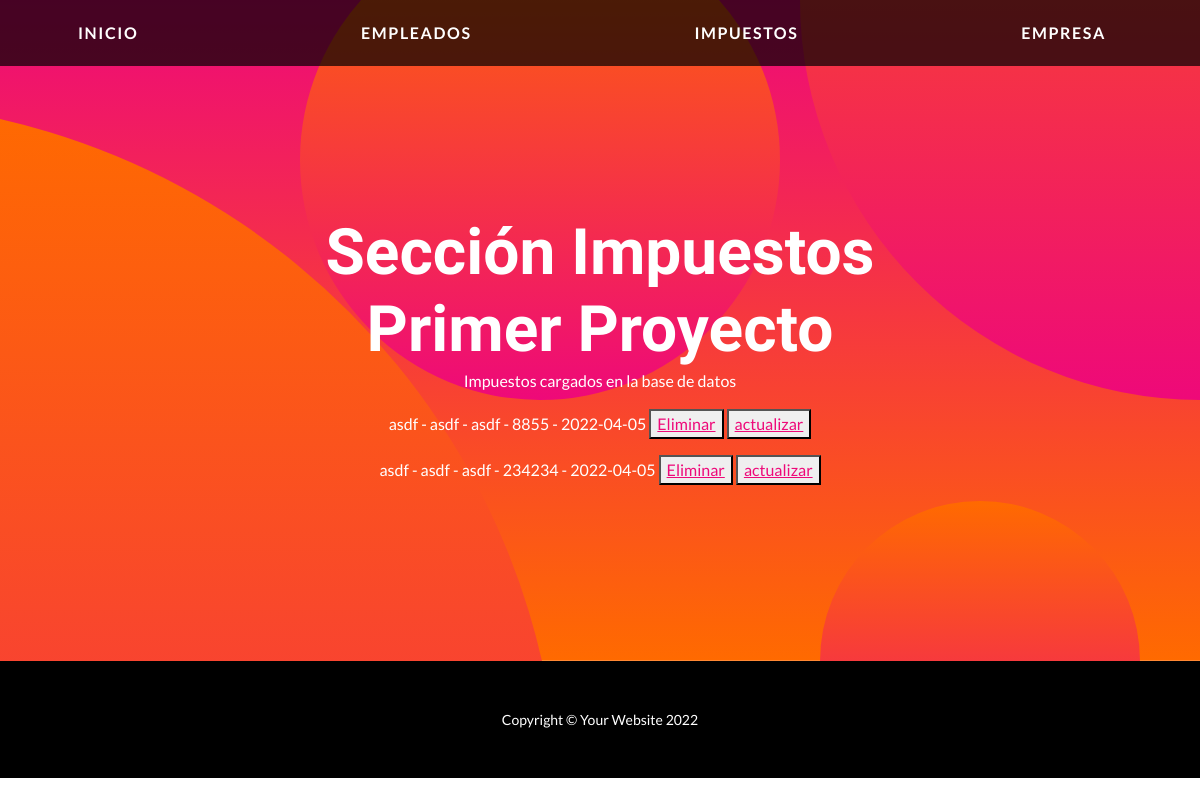
The app's page /mostrari/, older data.
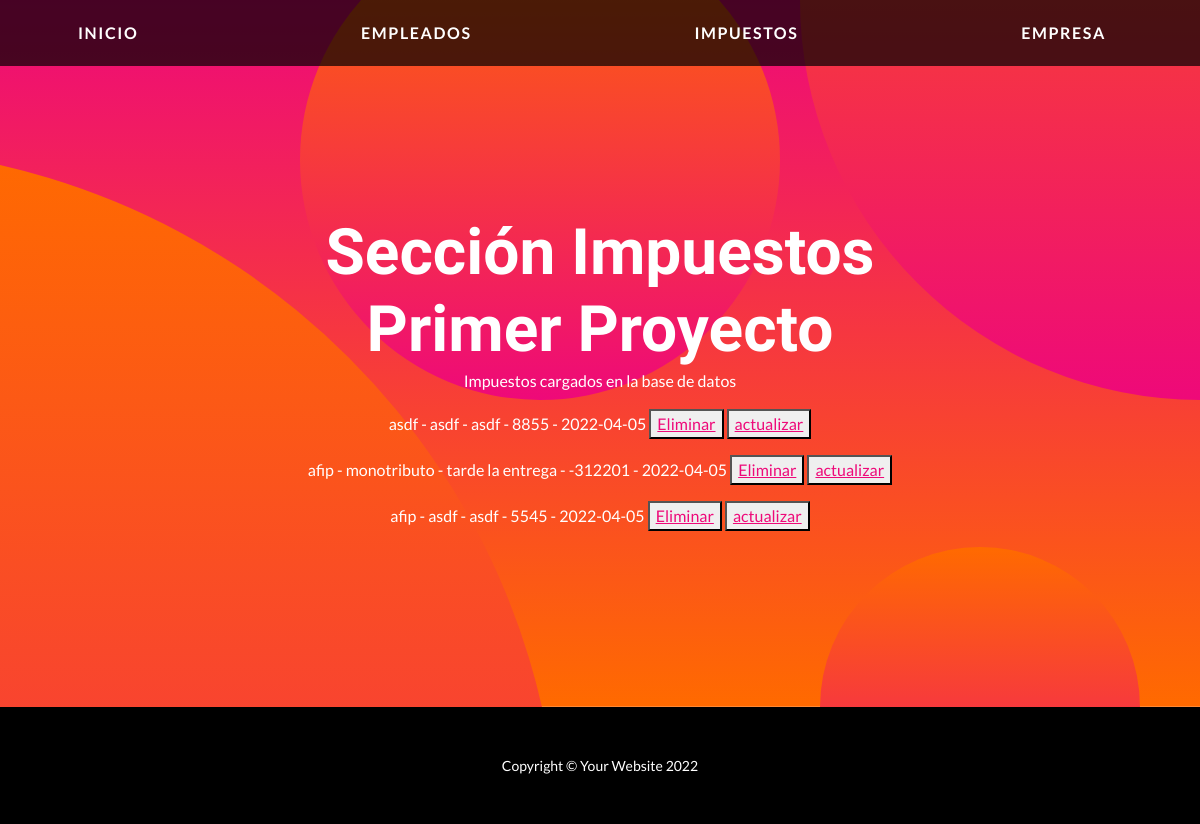
The same page, newer data.
### applications/servicioImpuestos/models.py (models this page shows)
class Impuestos(models.Model):
    entidad = models.CharField("Entidad", max_length=100)
    impuesto = models.CharField("Impuesto", max_length=100)
    observacion = models.CharField("Observación",max_length=100)
    n_comprobante = models.IntegerField("Numero comprobante")
    fecha = models.DateField("Fecha vencimiento", auto_now=False, auto_now_add=False)
    def __str__(self) :
        return f"{self.entidad} - {self.impuesto} - {self.observacion} - {self.n_comprobante} - {self.fecha}"

### applications/servicioImpuestos/views.py (the view)
# urls.py: path('mostrari/',views.mostrar_i, name="MostrarI" ),
def mostrar_i(request):
    impuestos=models.Impuestos.objects.all()
    return render(request, "mostrari.html", {"impuestos":impuestos})

### templates/mostrari.html (shortened to what this page needs)
{% extends 'index.html' %}
{% block info %}
    <h2 class="masthead-subheading mb-0">
        Sección Impuestos
    </h2>
{% endblock info %}
{% block contenido %}
    <p>
        Impuestos cargados en la base de datos
    </p>
    {% for i in impuestos %}
            <p>
                {{i}}
                <button><a href=" {% url 'EliminarI' i.id %}">Eliminar</a></button>
                <button><a href=" {% url 'ActualizarI' i.id %}">actualizar</a></button>
            </p>
    {% endfor %}
{% endblock contenido %}

### templates/index.html (shortened to what this page needs)
<!DOCTYPE html>
<html lang="es">
    <head>
        {% load static %}
        <link href="{%  static 'css/styles.css' %}" rel="stylesheet" />
    </head>
    <body id="page-top">
        <nav class="navbar navbar-expand-lg navbar-dark navbar-custom fixed-top">
            <div class="container px-5">
                <a class="navbar-brand" href="{% url 'Inicio' %}">Inicio</a>
                <a class="navbar-brand" href="{% url 'Formulario' %}">Empleados</a>
                <a class="navbar-brand" href="{% url 'FormularioI' %}">Impuestos</a>
                <a class="navbar-brand" href="{% url 'FormularioE' %}">Empresa</a>
            </div>
        </nav>
        <header class="masthead text-center text-white">
            <div class="masthead-content">
                <div class="container px-5">
                    {% block info %}{% endblock info %}
                    <h2 class="masthead-subheading mb-0">Primer Proyecto </h2>
                    {% block contenido %}
                    {% endblock contenido %}
                </div>
            </div>
            <div class="bg-circle-1 bg-circle"></div>
            <div class="bg-circle-2 bg-circle"></div>
            <div class="bg-circle-3 bg-circle"></div>
            <div class="bg-circle-4 bg-circle"></div>
        </header>
        <footer class="py-5 bg-black">
            <div class="container px-5"><p class="m-0 text-center text-white small">Copyright &copy; Your Website 2022</p></div>
        </footer>
    </body>
</html>

Row changes from the older to the newer data that the page shows:
removed Impuestos: entidad+impuesto+observacion "asdf - asdf - asdf - 234234 - 2022-04-05"
added Impuestos: entidad+impuesto+observacion "afip - monotributo - tarde la entrega - -312201 - 2022-04-05"
added Impuestos: entidad+impuesto+observacion "afip - asdf - asdf - 5545 - 2022-04-05"
